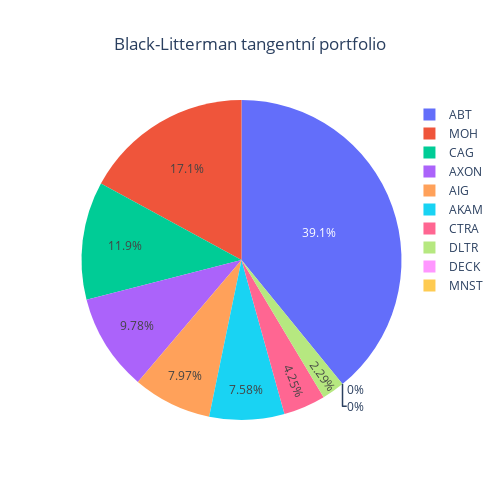

Here is the notebook cell this chart was saved with:
### Code cell
weightsBLTangent = blackLittermanAbsoluteViewsMaxSharpe(prices = prices, views = views)
weightsPlot(weightsBLTangent, title = "Black-Litterman tangentní portfolio")

### Figure 1 — Plotly figure (JSON) as saved in the notebook; plotly's stock layout.template omitted (floating-point values rounded to 4 significant figures)
{"data": [{"labels": ["ABT", "AIG", "AKAM", "AXON", "CAG", "CTRA", "DECK", "DLTR", "MNST", "MOH"], "type": "pie", "values": [0.3913, 0.07967, 0.07575, 0.09783, 0.1193, 0.04249, 0, 0.02293, 0, 0.1708]}], "layout": {"height": 500, "title": {"text": "Black-Litterman tangentní portfolio", "x": 0.5}, "width": 500}}
